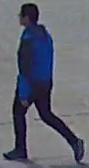
#> input picture dataSet/pedestrain/train/r (1).jpg, 89 x 168 px; its folder holds only this picture in this run
$ python main.py   (Python 2 division)
#> lines starting #> are read from the running program, lines starting #| are printed output that depends on the picture
### imageProcessor.py
import os
import sys
import imutils
import cv2
import numpy as np

# [39 lines left out: functions HOG, getMultiScaleDetector, not called in this run]

def getHOGDescriptor(winSize):
	blockSize = (16,16)
	blockStride = (8,8)
	cellSize = (8,8)
	nbins = 9
	derivAperture = 1
	winSigma = 4.
	histogramNormType = 0
	L2HysThreshold = 2.0000000000000001e-01
	gammaCorrection = 1
	nlevels = 64

	hog = cv2.HOGDescriptor(winSize,blockSize,blockStride,cellSize,nbins,derivAperture,winSigma,
	                         histogramNormType,L2HysThreshold,gammaCorrection,nlevels)

	return hog.compute


# loadImages images from the root directory and resize the image
# in width and height respectively.
# parameters:
#		root: the root directory where the function look for img file
#		width: load the image in width of width(param)
#		height: load the image in height of height(param)
# return:
# 		images: a list of images loaded
def loadImages(root, width=None, height=None):
	if root is None:
		print "loadImages: path does not exist"
		quit(1)

	images = []

	for path, dirs, files in os.walk(root):
		for file in files:
			try:
				fileName, extension = file.split(".")
				if extension not in ["jpg", "bmp", "BMP", "ppm"]:
					continue
			except:
				continue

			imgPath = path + "/" + file
			img = cv2.imread(imgPath)

			if img is None:
				print "Cannot open file:", imgPath
				quit(1)

			if width is not None and height is not None:
				img = resize(img, width, height)

			# img = cv2.cvtColor(img, cv2.COLOR_BGR2GRAY)

			images.append(img)

	return images

# resize the img file
# parameters:
#		img: the img to be resized
#		width: new width
#		height: new height
# return:
# 		newImg: new image with width of new width and height of new height
def resize(img, width, height):
	try:
		newImg = cv2.resize(img, None, fx = 1.0*width/img.shape[1], fy = 1.0*height/img.shape[0], interpolation = cv2.INTER_CUBIC)
	except:
		print width, height, img.shape[1], img.shape[0]
	return newImg

def tester():
	print "Tester for imageProcessor:"
	foo()

# [2 lines that do not run on import are left out]

### detector.py
import os
import sys
import cv2
import numpy as np
import imutils
import svm
import imageProcessor

from imutils.object_detection import non_max_suppression

class Detector:
	def __init__(self, winSize):
		self.classifier_ = None
		self.winSize_ = winSize
		self.descriptor_ = imageProcessor.getHOGDescriptor(winSize)

	def setClassifier(self, classifier):
		self.classifier_ = classifier

	# training the classifier in this detector
	# parameter:
	# 		dataSet: this is a set of image file.
	#		labels: a list of labels (NOT a np.array) which point out
	#			that each image in the dataSet belong to which class, correspondingly.
	def train(self, dataSet, labels):
		featureVectorSet = []
		for img in dataSet:
			# check the size of the training sample, if not equal to the windowSize then resize it
			if img.shape[0] != self.winSize_[1] or img.shape[1] != self.winSize_[0]:
				img = imageProcessor.resize(img, self.winSize_[0], self.winSize_[1])

			# get the feature from this img file, the output is an 2d np.array
			feature = self.featureExtract(img)
			# convert the feature into ROW_SAMPLE form for the training of classifier
			# the output is a 1d np.array
			feature = self.__convert2RowSample(feature, "float32")
			featureVectorSet.append(feature)

		# convert the vectorSet from a list of 1d np.array to a 2d np.array
		featureVectorSet = np.array(featureVectorSet, dtype="float32")
		# convert the list of labels to a 1d np.array
		labels = np.array(labels, dtype="int32")

		self.classifier_.train(featureVectorSet, labels)

	# predict the class of the input image
	# parameter:
	#		img: the input image file
	# return:
	#		res[0][0]: the result of the classification, res itself is a 2d np.array
	# 			res[i][0] means the i-th result
	# [115 lines left out: functions predict, detectMultiScale, detect, demo, not called in this run]

	def featureExtract(self, img):
		feature = self.descriptor_(img)
		# augment vector
		# augment = np.array([1], dtype="float32")
		# augment = np.array([augment], dtype="float32")
		# feature = np.vstack((feature, augment))
		return feature

	def __convert2RowSample(self, vector, type):
		rowData = []
		for row in vector:
			rowData.append(row[0])
		rowData = np.array(rowData, dtype=type)
		return rowData

	# [12 lines left out: functions __convert2ColSample, foo, not called in this run]


# [3 lines that do not run on import are left out]

### svm.py
import os
import cv2
import numpy as np
# import imutils
import imageProcessor

# [5 lines of commented-out code are left out]

class SVM:
	def __init__(self):
		# the pointer point to the classifier
		self.svm_ = None

	# detect car object in the image
	# parameter:
	# 		img: the image your want to detect
	# return:
	#		img: the modified image file with detected object rectangled
	#		rois: regions of interst, i.e., the rectangle area (x1, y1, x2, y2)
	def predict(self, vector):
		ret, res = self.svm_.predict(vector)
		return res

	def setLinearSVM(self):
		svm = cv2.ml.SVM_create()
		svm.setType(cv2.ml.SVM_C_SVC)
		svm.setKernel(cv2.ml.SVM_LINEAR)
		svm.setC(0.5)
		self.svm_ = svm

	def train(self, dataSet, labels):
		self.svm_.train(dataSet, cv2.ml.ROW_SAMPLE, labels)

	def getSupportVectors(self):
		self.svm_.save('svm_data.dat')
		return self.svm_.getSupportVectors()


# Tester for human detector
# root: the root directory of the testing files
# [24 lines left out: function tester, not called in this run]


# [2 lines that do not run on import are left out]

### main.py
import os
import sys
import getopt
import cv2
import numpy as np
import svm
import detector
import imageProcessor

"""
Global variable
"""

# in class test sets
IN_CLASS_HUMAN_SET_TRAIN = "./dataSet/inClassData/pedestrain/train"
IN_CLASS_HUMAN_SET_TEST = "./dataSet/inClassData/pedestrain/test"
IN_CLASS_CAR_SET_TRAIN = "./dataSet/inClassData/car/train"
IN_CLASS_CAR_SET_TEST = "./dataSet/inClassData/car/test"
IN_CLASS_BACKGROUND_SET = "./dataSet/inClassData/background"
IN_CLASS_DATABASE = [IN_CLASS_HUMAN_SET_TRAIN, IN_CLASS_HUMAN_SET_TEST,
	IN_CLASS_CAR_SET_TRAIN, IN_CLASS_CAR_SET_TEST, IN_CLASS_BACKGROUND_SET]

# MIT DataBase
MIT_HUMAN_SET = "./dataSet/MITDatabase/pedestrians"
MIT_CAR_SET = "./dataSet/MITDatabase/cars"
MIT_DATABASE = [MIT_HUMAN_SET, MIT_CAR_SET]

# My Test Case
MY_TEST_CASE = ["./dataSet/myTestCase"]

# All database sets
ALL_DATABASE = MIT_DATABASE + IN_CLASS_DATABASE

# test base
CAR_DATABASE = "/Users/zeyuzhang/Documents/HNU/Pattern Recognition/Project2/dataSet/classTest/car"
PEOPLE_DATABASE = "/Users/zeyuzhang/Documents/HNU/Pattern Recognition/Project2/dataSet/classTest/people"
IN_CLASS_TEST = [CAR_DATABASE, PEOPLE_DATABASE]

"""
Global Variable Define END
"""


def getHumanDetector(winSize):
	svm4human = svm.SVM()
	svm4human.setLinearSVM()

	detector4human = detector.Detector(winSize)
	detector4human.setClassifier(svm4human)

	dataSet = []
	labels = []

	# positive samples
	posSamples = imageProcessor.loadImages(IN_CLASS_HUMAN_SET_TRAIN)
	dataSet += posSamples
	labels += [1 for i in range(len(posSamples))]

	posSamples = imageProcessor.loadImages(MIT_HUMAN_SET)
	dataSet += posSamples
	labels += [1 for i in range(len(posSamples))]

	# negative samples
	negSamples = imageProcessor.loadImages(IN_CLASS_BACKGROUND_SET)
	dataSet += negSamples
	labels += [0 for i in range(len(negSamples))]

	# negSamples = imageProcessor.loadImages(IN_CLASS_CAR_SET_TEST)
	# dataSet += negSamples
	# labels += [0 for i in range(len(negSamples))]

	detector4human.train(dataSet, labels)

	return detector4human


# [39 lines left out: function getCarDetector, not called in this run]

# tester for human
# dataBase: the root directory of the dataBase for testing
def tester4human(database):
	detector4human = getHumanDetector((64, 96))

	for repo in database:
		images = imageProcessor.loadImages(repo)

		numOfHuman, numOfNonHuman = 0, 0
		for img in images:
			res = detector4human.predict(img)
			if res == 1.0:
				numOfHuman += 1
			else:
				numOfNonHuman += 1

		print "Testing Human Detector"
		print "directory:", repo
		print "number of human:", numOfHuman
		print "number of non-human:", numOfNonHuman
		print "ratio of human:", 1.0 * numOfHuman / (numOfHuman + numOfNonHuman)
		print "-----------------------"


# tester for human
# dataBase: the root directory of the dataBase for testing
# [94 lines left out: functions tester4car, foo, foo1, demo, not called in this run]

# main function, parses the arguments from the command line
def main(argv):
	dataBase = IN_CLASS_DATABASE
	tester = tester4human
	isTestMode = True

	try:
		opts, args = getopt.getopt(argv[1:], 'r', ["test=", "realtime", "database="])
	except getopt.GetoptError, err:
		print str(err)
		quit(1)

	for opt, arg in opts:
		if opt in ["--test"]:
			isTestMode = True
			if arg in ["human", "Human"]:
				tester = tester4human
			elif arg in ["car", "Car"]:
				tester = tester4car
		elif opt in ["-r", "--realTime"]:
			isTestMode = False
		elif opt in ["--database"]:
			if arg in ["class", "Class"]:
				dataBase = IN_CLASS_DATABASE
			elif arg in ["mit", "MIT"]:
				dataBase = MIT_DATABASE
			elif arg in ["my", "MY", "My"]:
				dataBase = MY_TEST_CASE
			elif arg in ["all", "ALl"]:
				dataBase = ALL_DATABASE

	if isTestMode:
		tester4human(IN_CLASS_TEST)
#> in loadImages, img is the input picture: shape (168, 89, 3); mean B, G, R 112.6, 100.6, 98.3
#> in getHumanDetector, `posSamples = imageProcessor.loadImages(IN_CLASS_HUMAN_SET_TRAIN)`: posSamples = 1 item
#> in getHumanDetector, `labels += [1 for i in range(len(posSamples))]`: labels = [1]
#> the loop in train, `for img in dataSet:` made 1 pass
#> pass 1, in resize, `newImg = cv2.resize(img, None, fx = 1.0*width/img.shape[1], fy = 1.0*h..`:
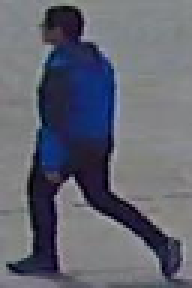
#> newImg: shape (96, 64, 3) (shown 3 times larger); mean B, G, R 112.6, 100.6, 98.3
#> after the loop in train, `for img in dataSet:`: featureVectorSet = []
		tester4car(IN_CLASS_TEST)
	else:
		foo1()


if __name__ == '__main__':
#> (the run stopped early here; a loop or call above may not have finished)

$ run again, on dataSet/pedestrain/train/r (12).jpg
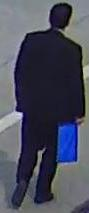
#> input picture dataSet/pedestrain/train/r (12).jpg, 89 x 213 px
#> in loadImages, img is the input picture: shape (213, 89, 3); mean B, G, R 91.4, 76.5, 73.9
#> posSamples = 1 item
#> labels = [1]
#> the loop in train, `for img in dataSet:` made 1 pass
#> pass 1, in resize, `newImg = cv2.resize(img, None, fx = 1.0*width/img.shape[1], fy = 1.0*h..`:
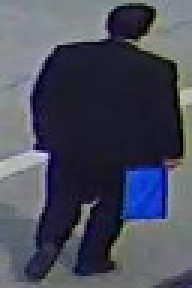
#> newImg: shape (96, 64, 3) (shown 3 times larger); mean B, G, R 91.4, 76.5, 73.9
#> after the loop in train, `for img in dataSet:`: featureVectorSet = []

$ run again, on dataSet/pedestrain/train/r (13).jpg
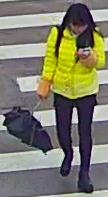
#> input picture dataSet/pedestrain/train/r (13).jpg, 108 x 197 px
#> in loadImages, img is the input picture: shape (197, 108, 3); mean B, G, R 106.1, 122.8, 125.4
#> posSamples = 1 item
#> labels = [1]
#> the loop in train, `for img in dataSet:` made 1 pass
#> pass 1, in resize, `newImg = cv2.resize(img, None, fx = 1.0*width/img.shape[1], fy = 1.0*h..`:
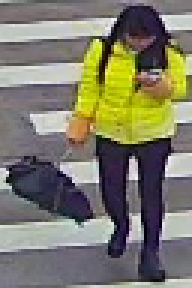
#> newImg: shape (96, 64, 3) (shown 3 times larger); mean B, G, R 106.1, 122.8, 125.4
#> after the loop in train, `for img in dataSet:`: featureVectorSet = []

$ run again, on dataSet/pedestrain/train/r (14).jpg
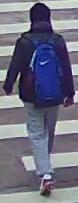
#> input picture dataSet/pedestrain/train/r (14).jpg, 78 x 203 px
#> in loadImages, img is the input picture: shape (203, 78, 3); mean B, G, R 128.1, 108.8, 109.3
#> posSamples = 1 item
#> labels = [1]
#> the loop in train, `for img in dataSet:` made 1 pass
#> pass 1, in resize, `newImg = cv2.resize(img, None, fx = 1.0*width/img.shape[1], fy = 1.0*h..`:
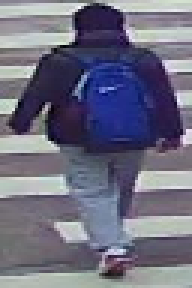
#> newImg: shape (96, 64, 3) (shown 3 times larger); mean B, G, R 128, 108.8, 109.2
#> after the loop in train, `for img in dataSet:`: featureVectorSet = []

$ run again, on dataSet/pedestrain/train/r (10).jpg
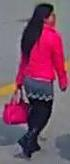
#> input picture dataSet/pedestrain/train/r (10).jpg, 70 x 164 px
#> in loadImages, img is the input picture: shape (164, 70, 3); mean B, G, R 102.7, 81.4, 122.5
#> posSamples = 1 item
#> labels = [1]
#> the loop in train, `for img in dataSet:` made 1 pass
#> pass 1, in resize, `newImg = cv2.resize(img, None, fx = 1.0*width/img.shape[1], fy = 1.0*h..`:
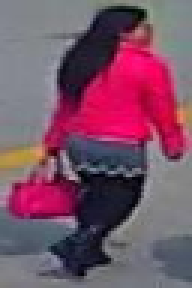
#> newImg: shape (96, 64, 3) (shown 3 times larger); mean B, G, R 102.7, 81.4, 122.5
#> after the loop in train, `for img in dataSet:`: featureVectorSet = []
